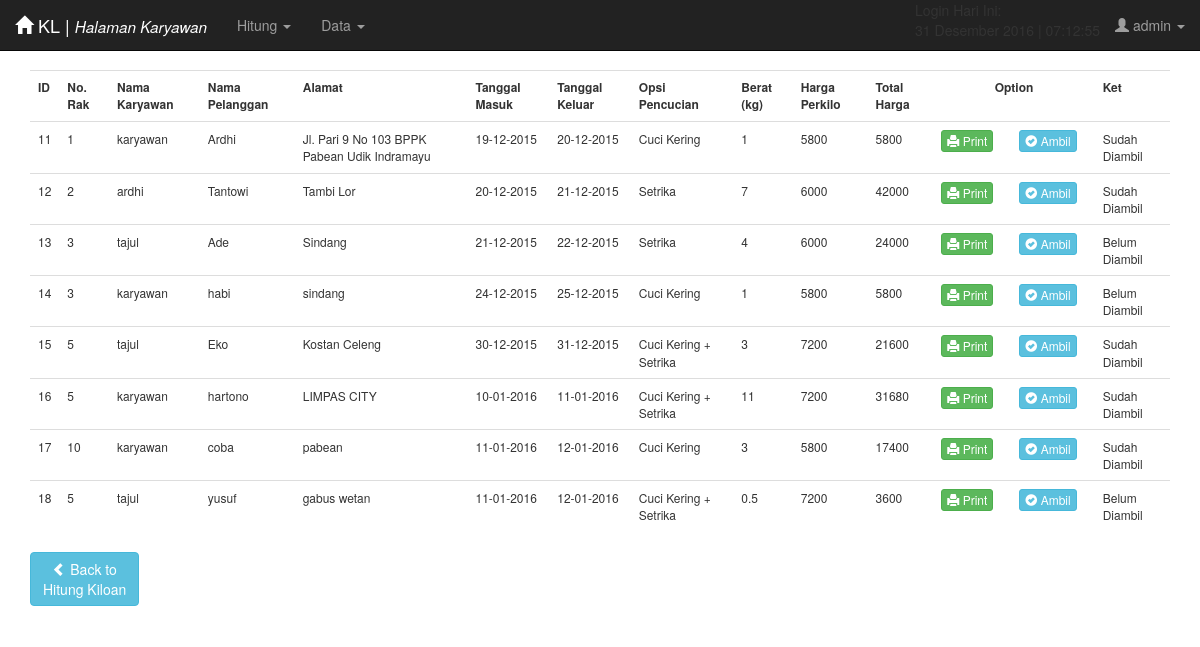
/karyawan/tampil_hitungkilo.php (signed in), run on the app's committed database.
### tables this page shows
CREATE TABLE `cucikilo` (
  `id` int(4) NOT NULL,
  `no_rak` int(3) NOT NULL,
  `nama_karyawan` varchar(50) NOT NULL,
  `nama_pelanggan` varchar(250) NOT NULL,
  `alamat` varchar(255) NOT NULL,
  `tanggal_masuk` varchar(25) NOT NULL,
  `tanggal_keluar` varchar(25) NOT NULL,
  `opsi_pencucian` varchar(25) NOT NULL,
  `berat` varchar(10) NOT NULL,
  `harga_perkilo` int(11) NOT NULL,
  `total_harga` int(11) NOT NULL,
  `ket` varchar(15) NOT NULL
);

### karyawan/tampil_hitungkilo.php (the view, shortened to what this page needs)
<?php
include('header_karyawan.php');
?>
<table class='table input-sm'>
		<tr rowspan=2>
			<th>ID</th>
			<th>No. Rak</th>
			<th>Nama Karyawan</th>
			<th>Nama Pelanggan</th>
			<th>Alamat</th>
			<th>Tanggal Masuk</th>
			<th>Tanggal Keluar</th>
			<th>Opsi Pencucian</th>
			<th>Berat (kg)</th>
			<th>Harga Perkilo</th>
			<th>Total Harga</th>
			<th colspan="2"><center>Option</center></th>
			<th>Ket</th>
		</tr>
<?php
$tb_cucikilo = mysqli_query($connect, "select * from cucikilo");
while ($array_tb_cucikilo = mysqli_fetch_array($tb_cucikilo)) {
echo "
		<tr>
			<td>$array_tb_cucikilo[id]</td>
			<td>$array_tb_cucikilo[no_rak]</td>
			<td>$array_tb_cucikilo[nama_karyawan]</td>
			<td>$array_tb_cucikilo[nama_pelanggan]</td>
			<td>$array_tb_cucikilo[alamat]</td>
			<td>$array_tb_cucikilo[tanggal_masuk]</td>
			<td>$array_tb_cucikilo[tanggal_keluar]</td>
			<td>$array_tb_cucikilo[opsi_pencucian]</td>
			<td>$array_tb_cucikilo[berat]</td>
			<td>$array_tb_cucikilo[harga_perkilo]</td>
			<td>$array_tb_cucikilo[total_harga]</td>
			<td>
				<form>
					<a href='print_hitungkilo.php?id=$array_tb_cucikilo[id]'>
						<button type='button' class='btn btn-success btn-xs'>
							<span class='glyphicon glyphicon-print'></span> Print
						</button>
					</a>
				</form>
			</td>
			<td>
				<form class='form-inline input-sm' method='POST' action='lunas.php?id=$array_tb_cucikilo[id]' accept-charset='UTF-8' style='display:inline'>
					<button class='btn btn-info btn-xs' type='button' data-toggle='modal' data-target='#confirmLunas' data-title='Confirm Lunas' data-message='Apakah anda yakin $array_tb_cucikilo[nama_pelanggan] ingin mengambil cuciannya?'>
						<span class='glyphicon glyphicon-ok-sign'></span> Ambil
					</button>
				</form>
			</td>
			<td>$array_tb_cucikilo[ket]</td>
		</tr>
";
}
?>
</table>
<form>
<a href="hitungkilo.php">
<button type="button" class="btn btn-info"><span class="glyphicon glyphicon-chevron-left"></span> Back to <br> Hitung Kiloan</button>
</a>
</form>

### data on the page
cucikilo: id "11", no_rak "1", nama_karyawan "karyawan", nama_pelanggan "Ardhi", alamat "Jl. Pari 9 No 103 BPPK Pabean Udik Indramayu", tanggal_masuk "19-12-2015", tanggal_keluar "20-12-2015", opsi_pencucian "Cuci Kering", berat "1", harga_perkilo "5800", total_harga "5800", ket "Sudah Diambil"
cucikilo: id "12", no_rak "2", nama_karyawan "ardhi", nama_pelanggan "Tantowi", alamat "Tambi Lor", tanggal_masuk "20-12-2015", tanggal_keluar "21-12-2015", opsi_pencucian "Setrika", berat "7", harga_perkilo "6000", total_harga "42000", ket "Sudah Diambil"
cucikilo: id "13", no_rak "3", nama_karyawan "tajul", nama_pelanggan "Ade", alamat "Sindang", tanggal_masuk "21-12-2015", tanggal_keluar "22-12-2015", opsi_pencucian "Setrika", berat "4", harga_perkilo "6000", total_harga "24000", ket "Belum Diambil"
cucikilo: id "14", no_rak "3", nama_karyawan "karyawan", nama_pelanggan "habi", alamat "sindang", tanggal_masuk "24-12-2015", tanggal_keluar "25-12-2015", opsi_pencucian "Cuci Kering", berat "1", harga_perkilo "5800", total_harga "5800", ket "Belum Diambil"
cucikilo: id "15", no_rak "5", nama_karyawan "tajul", nama_pelanggan "Eko", alamat "Kostan Celeng", tanggal_masuk "30-12-2015", tanggal_keluar "31-12-2015", opsi_pencucian "Cuci Kering + Setrika", berat "3", harga_perkilo "7200", total_harga "21600", ket "Sudah Diambil"
cucikilo: id "16", no_rak "5", nama_karyawan "karyawan", nama_pelanggan "hartono", alamat "LIMPAS CITY", tanggal_masuk "10-01-2016", tanggal_keluar "11-01-2016", opsi_pencucian "Cuci Kering + Setrika", berat "11", harga_perkilo "7200", total_harga "31680", ket "Sudah Diambil"
cucikilo: id "17", no_rak "10", nama_karyawan "karyawan", nama_pelanggan "coba", alamat "pabean", tanggal_masuk "11-01-2016", tanggal_keluar "12-01-2016", opsi_pencucian "Cuci Kering", berat "3", harga_perkilo "5800", total_harga "17400", ket "Sudah Diambil"
cucikilo: id "18", no_rak "5", nama_karyawan "tajul", nama_pelanggan "yusuf", alamat "gabus wetan", tanggal_masuk "11-01-2016", tanggal_keluar "12-01-2016", opsi_pencucian "Cuci Kering + Setrika", berat "0.5", harga_perkilo "7200", total_harga "3600", ket "Belum Diambil"

### other printed values
$_SESSION['user_karyawan'] "admin"
